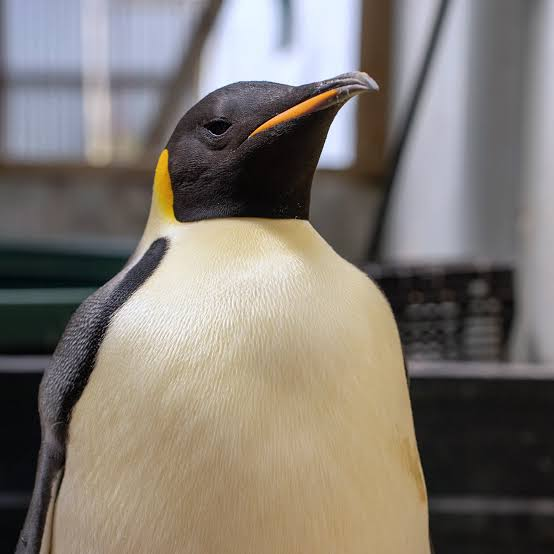
#> input picture images.jpg, 554 x 554 px
$ python test.py
#> lines starting #> are read from the running program, lines starting #| are printed output that depends on the picture
#> further down, original_image is the input picture: shape (554, 554, 3); mean B, G, R 114.2, 121.5, 128.3
import cv2
import numpy as np
import matplotlib.pyplot as plt

def create_bayer_image(rgb_image, bayer_pattern='RGGB'):
    """
    Converts an RGB image to a Bayer filtered image

    Args:
        rgb_image: Original RGB image (HxWx3)
        bayer_pattern: String specifying Bayer pattern ('RGGB', 'BGGR', 'GRBG', 'GBRG')

    Returns:
        bayer_image: Bayer pattern image (single channel)
    """
#> called with bayer_pattern = 'RGGB'
    # Get image dimensions
    height, width = rgb_image.shape[:2]
#> height = 554; width = 554
    bayer_image = np.zeros((height, width), dtype=np.uint8)

    # Extract individual color channels
    B, G, R = cv2.split(rgb_image)  # OpenCV uses BGR format
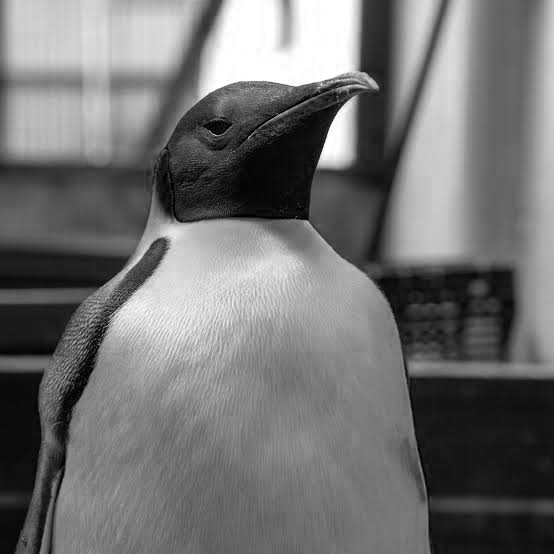
#> B: shape (554, 554); min 0, max 255, mean 114.2
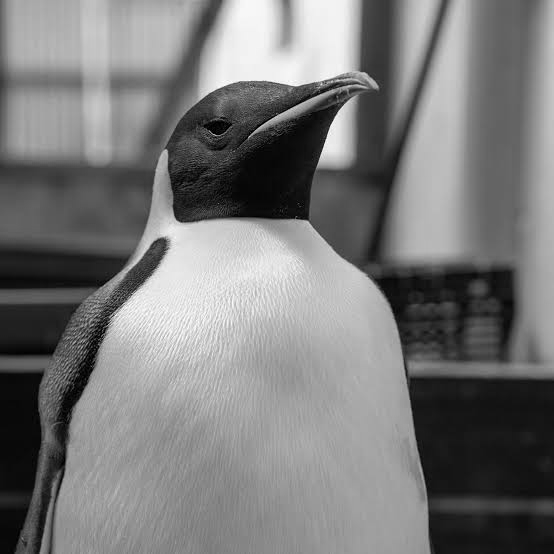
#> G: shape (554, 554); min 0, max 255, mean 121.5
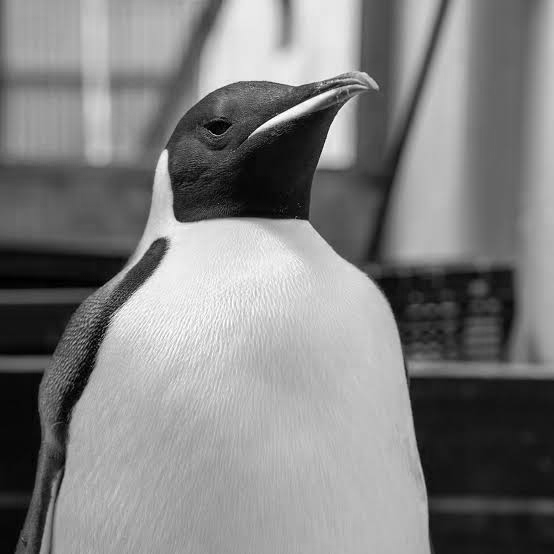
#> R: shape (554, 554); min 0, max 255, mean 128.3

    # Apply Bayer pattern sampling based on the specified pattern
    if bayer_pattern == 'RGGB':
        bayer_image[0::2, 0::2] = R[0::2, 0::2]     # R at (0,0)
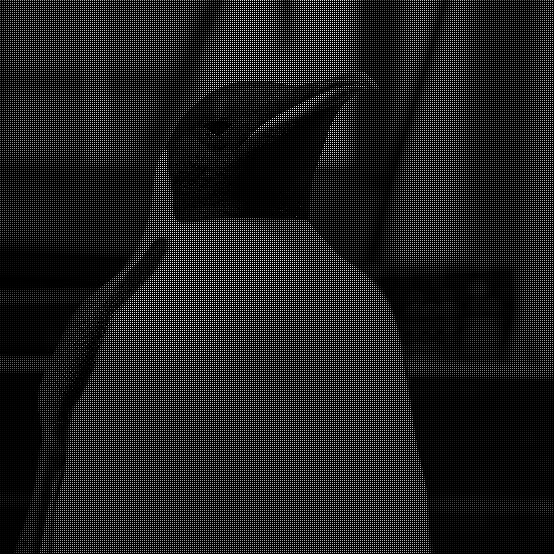
#> bayer_image: shape (554, 554); min 0, max 255, mean 32.1
        bayer_image[0::2, 1::2] = G[0::2, 1::2]     # G at (0,1)
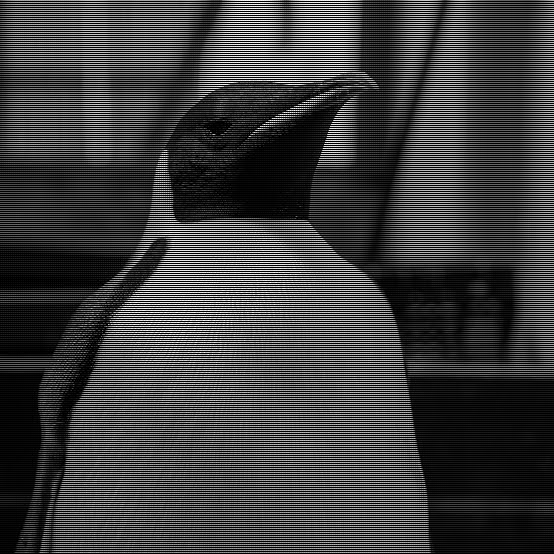
#> bayer_image: shape (554, 554); min 0, max 255, mean 62.5
        bayer_image[1::2, 0::2] = G[1::2, 0::2]     # G at (1,0)
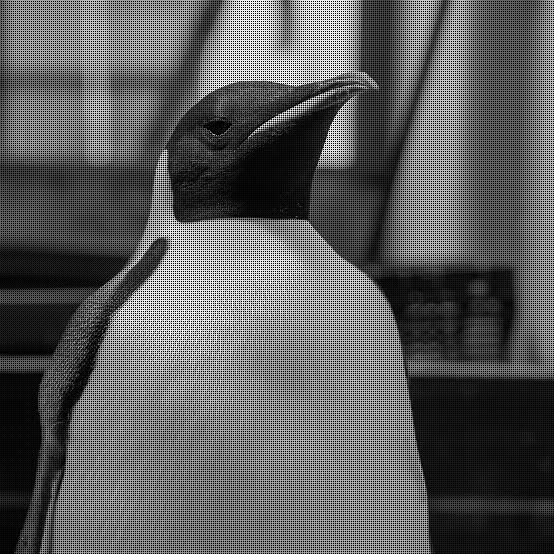
#> bayer_image: shape (554, 554); min 0, max 255, mean 92.8
        bayer_image[1::2, 1::2] = B[1::2, 1::2]     # B at (1,1)
    elif bayer_pattern == 'BGGR':
        bayer_image[0::2, 0::2] = B[0::2, 0::2]     # B at (0,0)
        bayer_image[0::2, 1::2] = G[0::2, 1::2]     # G at (0,1)
        bayer_image[1::2, 0::2] = G[1::2, 0::2]     # G at (1,0)
        bayer_image[1::2, 1::2] = R[1::2, 1::2]     # R at (1,1)
    elif bayer_pattern == 'GRBG':
        bayer_image[0::2, 0::2] = G[0::2, 0::2]     # G at (0,0)
        bayer_image[0::2, 1::2] = R[0::2, 1::2]     # R at (0,1)
        bayer_image[1::2, 0::2] = B[1::2, 0::2]     # B at (1,0)
        bayer_image[1::2, 1::2] = G[1::2, 1::2]     # G at (1,1)
    elif bayer_pattern == 'GBRG':
        bayer_image[0::2, 0::2] = G[0::2, 0::2]     # G at (0,0)
        bayer_image[0::2, 1::2] = B[0::2, 1::2]     # B at (0,1)
        bayer_image[1::2, 0::2] = R[1::2, 0::2]     # R at (1,0)
        bayer_image[1::2, 1::2] = G[1::2, 1::2]     # G at (1,1)
    else:
        raise ValueError("Unknown Bayer pattern. Use RGGB, BGGR, GRBG, or GBRG.")

    return bayer_image

def convert_bayer_to_rgb(bayer_image, bayer_pattern='RGGB'):
    """
    Converts a Bayer pattern image to RGB using demosaicing

    Args:
        bayer_image: Bayer pattern image (single channel)
        bayer_pattern: String specifying Bayer pattern ('RGGB', 'BGGR', 'GRBG', 'GBRG')

    Returns:
        rgb_image: Reconstructed RGB image
    """
#> called with bayer_pattern = 'RGGB'
    # Use OpenCV's demosaicing function
    if bayer_pattern == 'RGGB':
        cv_bayer_pattern = cv2.COLOR_BAYER_BG2BGR
    elif bayer_pattern == 'BGGR':
        cv_bayer_pattern = cv2.COLOR_BAYER_RG2BGR
    elif bayer_pattern == 'GRBG':
        cv_bayer_pattern = cv2.COLOR_BAYER_GB2BGR
    elif bayer_pattern == 'GBRG':
        cv_bayer_pattern = cv2.COLOR_BAYER_GR2BGR
    else:
        raise ValueError("Unknown Bayer pattern. Use RGGB, BGGR, GRBG, or GBRG.")

    # Apply demosaicing to convert Bayer to RGB
    rgb_image = cv2.cvtColor(bayer_image, cv_bayer_pattern)

    return rgb_image

def convert_to_422(rgb_image):
    """
    Converts an RGB image to YUV 4:2:2 color space

    Args:
        rgb_image: RGB image

    Returns:
        yuv_422_image: YUV 4:2:2 image
    """
    # Convert RGB to YUV
    yuv_image = cv2.cvtColor(rgb_image, cv2.COLOR_BGR2YUV)
#> yuv_image: shape (554, 554, 3); mean of channels 0, 1, 2 122.8, 123.8, 133

    # Downsample U and V channels horizontally (4:2:2 format)
    height, width = yuv_image.shape[:2]
#> height = 554; width = 554
    yuv_422 = np.zeros((height, width, 3), dtype=np.uint8)

    # Keep Y channel as is
    yuv_422[:, :, 0] = yuv_image[:, :, 0]
#> yuv_422: shape (554, 554, 3); mean of channels 0, 1, 2 122.8, 0, 0

    # Downsample U and V horizontally
    for i in range(height):
        for j in range(0, width, 2):
            if j + 1 < width:
                # Average U and V values for two adjacent pixels
                u_avg = (int(yuv_image[i, j, 1]) + int(yuv_image[i, j+1, 1])) // 2
                v_avg = (int(yuv_image[i, j, 2]) + int(yuv_image[i, j+1, 2])) // 2

                yuv_422[i, j, 1] = u_avg
                yuv_422[i, j+1, 1] = u_avg
                yuv_422[i, j, 2] = v_avg
                yuv_422[i, j+1, 2] = v_avg
            else:
                yuv_422[i, j, 1] = yuv_image[i, j, 1]
                yuv_422[i, j, 2] = yuv_image[i, j, 2]
#> yuv_422: shape (554, 554, 3); mean of channels 0, 1, 2 122.8, 123.6, 132.8

    return yuv_422

# Main processing code
if __name__ == "__main__":
    # Load the image
    image_path = 'images.jpg'
    original_image = cv2.imread(image_path)

    if original_image is None:
        print(f"Error: Could not read image file {image_path}")
        exit(1)

    # Choose a Bayer pattern
    bayer_pattern = 'RGGB'  # Use one of: RGGB, BGGR, GRBG, GBRG

    # Convert to Bayer pattern
    bayer_image = create_bayer_image(original_image, bayer_pattern)

    # Save the Bayer image
    cv2.imwrite('bayer_image.png', bayer_image)

    # Convert Bayer back to RGB
    reconstructed_rgb = convert_bayer_to_rgb(bayer_image, bayer_pattern)

    # Convert to YUV 4:2:2
    yuv_422_image = convert_to_422(reconstructed_rgb)

    # Save the reconstructed RGB image
    cv2.imwrite('reconstructed_rgb.png', reconstructed_rgb)

    # Convert YUV 4:2:2 back to RGB for visualization/saving
    rgb_from_yuv = cv2.cvtColor(yuv_422_image, cv2.COLOR_YUV2BGR)
    cv2.imwrite('rgb_from_yuv_422.png', rgb_from_yuv)

    # Display results (optional)
    plt.figure(figsize=(15, 10))

    plt.subplot(2, 2, 1)
    plt.title('Original RGB Image')
    plt.imshow(cv2.cvtColor(original_image, cv2.COLOR_BGR2RGB))
    plt.axis('off')

    plt.subplot(2, 2, 2)
    plt.title(f'Bayer Pattern Image ({bayer_pattern})')
    plt.imshow(bayer_image, cmap='gray')
    plt.axis('off')

    plt.subplot(2, 2, 3)
    plt.title('Reconstructed RGB Image')
    plt.imshow(cv2.cvtColor(reconstructed_rgb, cv2.COLOR_BGR2RGB))
    plt.axis('off')

    plt.subplot(2, 2, 4)
    plt.title('RGB from YUV 4:2:2')
    plt.imshow(cv2.cvtColor(rgb_from_yuv, cv2.COLOR_BGR2RGB))
    plt.axis('off')

    plt.tight_layout()
    plt.savefig('processing_results.png')
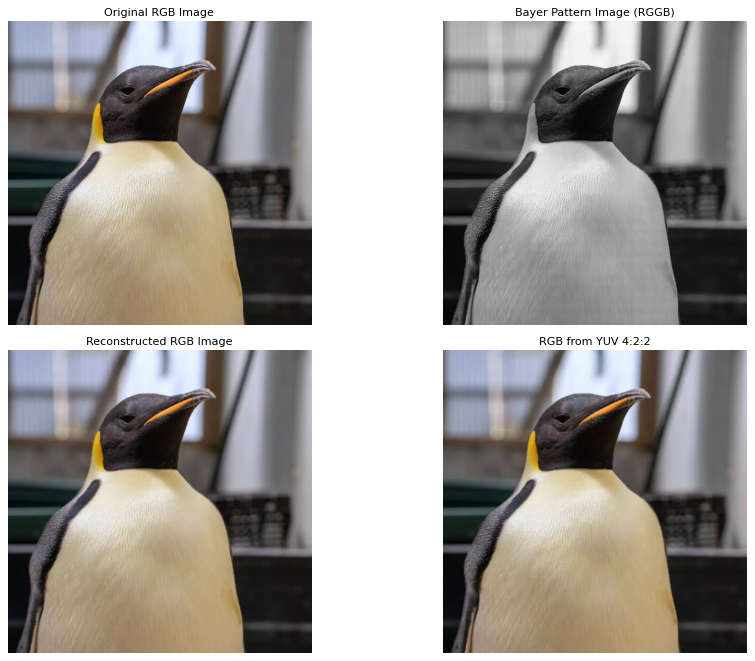
#> figure drawn by matplotlib, 4 panels
    plt.show()

    print("Processing complete. Images saved.")
